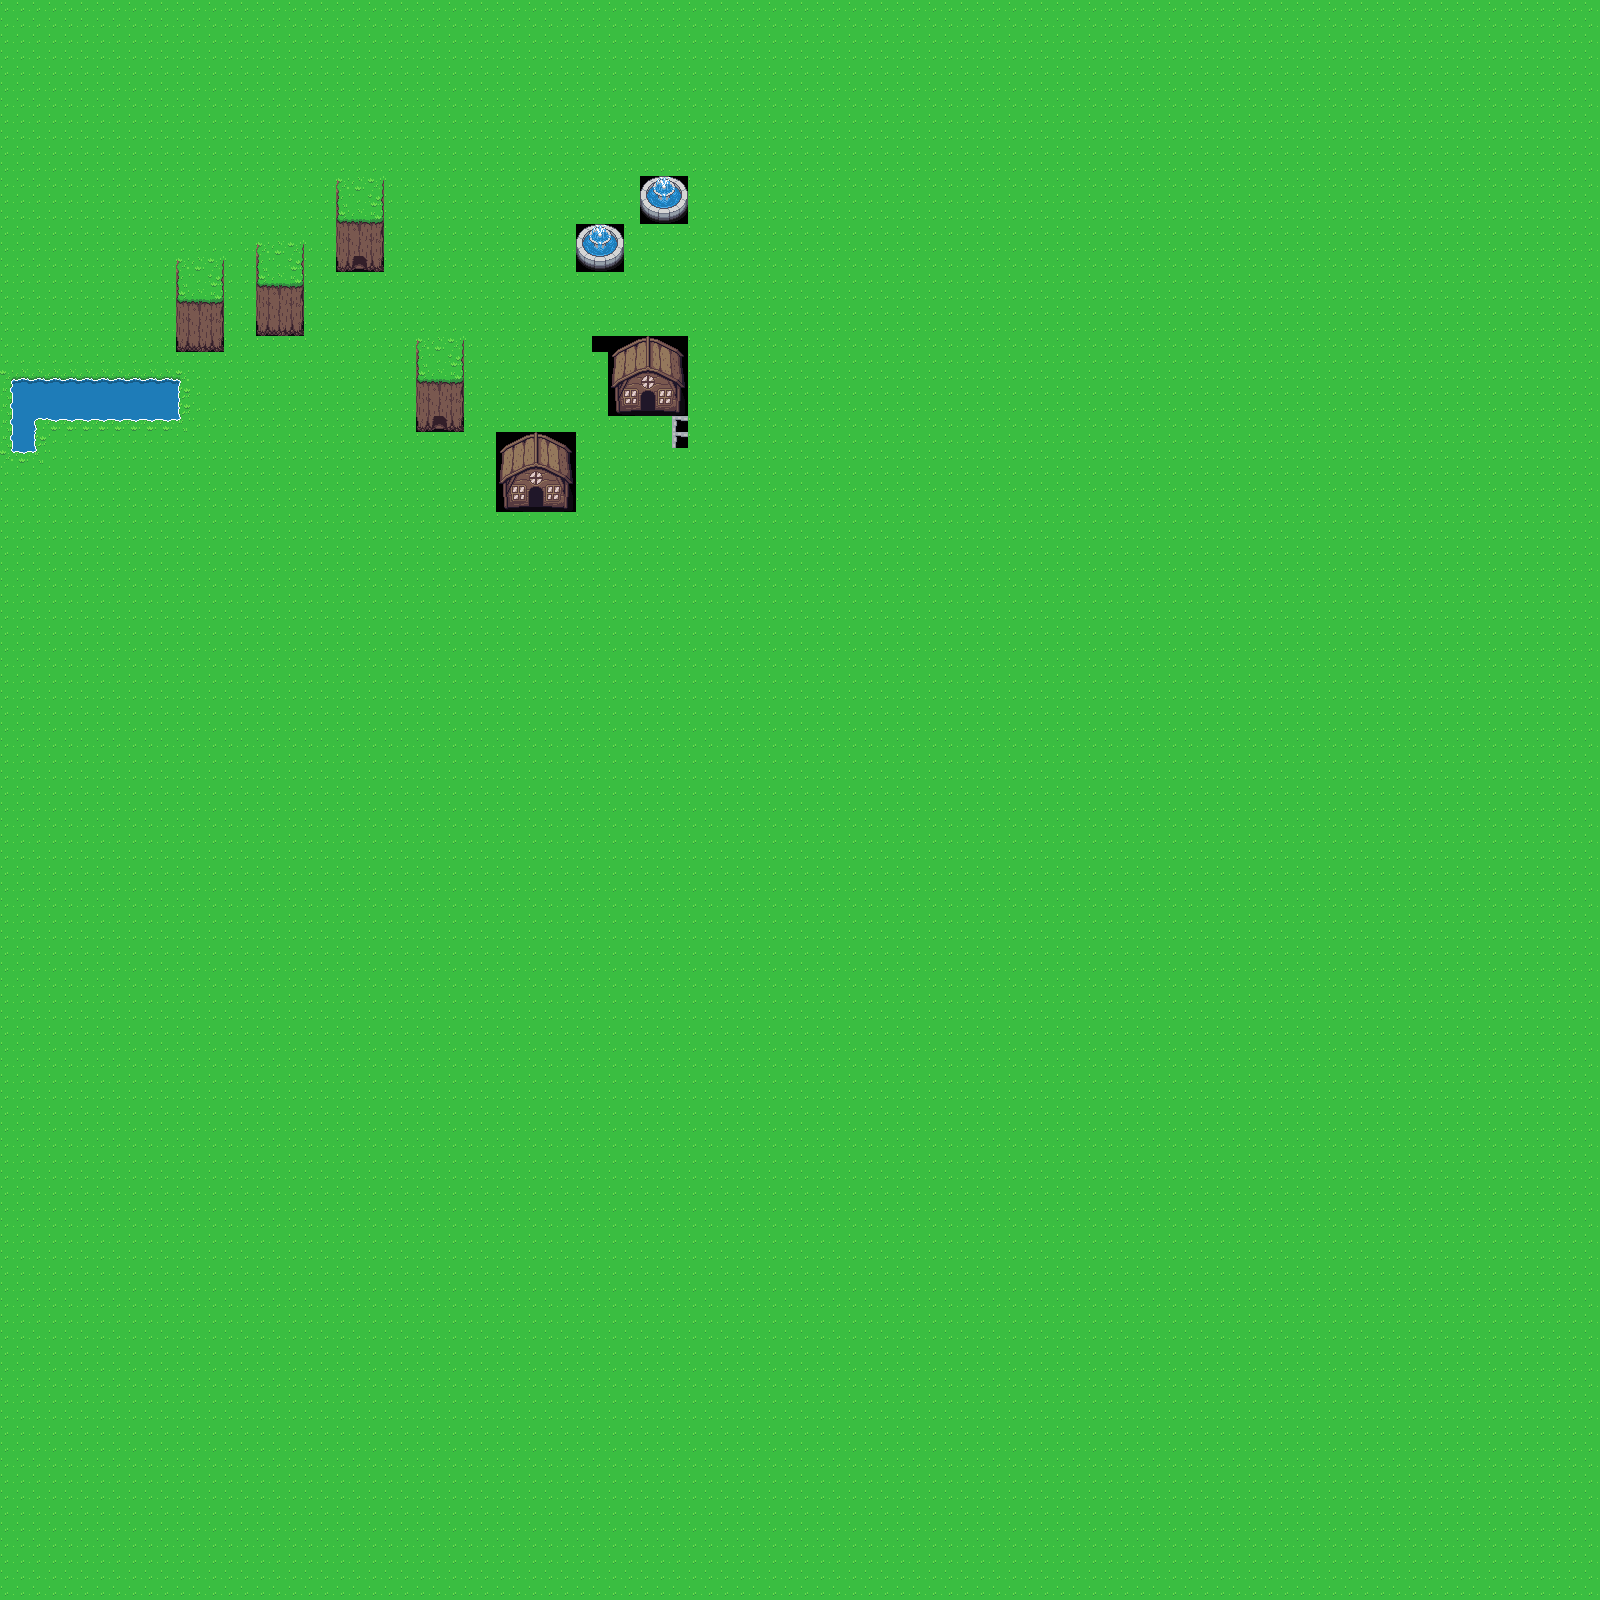

A level layout from a 2D game, rendered from its tile map. Below: a short description, then the map file with tile-grid data replaced by summaries:
An orthogonal 100x100 tile map with 16x16 px tiles, 1 tile layer (Bottom) and 14 objects (8x collision, transition).

<map version="1.0" tiledversion="1.0.3" orientation="orthogonal" renderorder="right-down" width="100" height="100" tilewidth="16" tileheight="16" nextobjectid="23">
 <properties>
  <property name="entry_x" type="int" value="22" />
  <property name="entry_y" type="int" value="19" />
 </properties>
 <tileset firstgid="1" source="overworld.tsx" />
 <layer name="Bottom" width="100" height="100">
  <data>[10000 cells, 10000 non-empty, 65 distinct tile ids]</data>
 </layer>
 <objectgroup name="Object Layer 1">
  <object id="3" type="collision" x="176" y="260" width="3" height="92">
   <properties>
    <property name="collides" type="bool" value="true" />
   </properties>
  </object>
  <object id="4" type="collision" x="221" y="260" width="3" height="92">
   <properties>
    <property name="collides" type="bool" value="true" />
   </properties>
  </object>
  <object id="5" type="collision" x="179" y="300" width="42" height="52">
   <properties>
    <property name="collides" type="bool" value="true" />
   </properties>
  </object>
  <object id="10" type="transition" x="349" y="253" width="22.6667" height="10.3333">
   <properties>
    <property name="transition" value="cave.tmx" />
   </properties>
  </object>
  <object id="11" type="collision" x="259" y="284" width="42" height="52">
   <properties>
    <property name="collides" type="bool" value="true" />
   </properties>
  </object>
  <object id="12" type="collision" x="301" y="244" width="3" height="92">
   <properties>
    <property name="collides" type="bool" value="true" />
   </properties>
  </object>
  <object id="13" type="collision" x="256" y="244" width="3" height="92">
   <properties>
    <property name="collides" type="bool" value="true" />
   </properties>
  </object>
  <object id="15" type="collision" x="381" y="180" width="3" height="92">
   <properties>
    <property name="collides" type="bool" value="true" />
   </properties>
  </object>
  <object id="16" type="collision" x="336" y="180" width="3" height="92">
   <properties>
    <property name="collides" type="bool" value="true" />
   </properties>
  </object>
  <object id="17" x="339" y="220" width="42" height="33" />
  <object id="19" x="339" y="253" width="10" height="19" />
  <object id="20" x="372" y="253" width="9" height="19" />
  <object id="21" x="10" y="377" width="171" height="45" />
  <object id="22" x="10" y="422" width="27" height="31" />
 </objectgroup>
</map>
